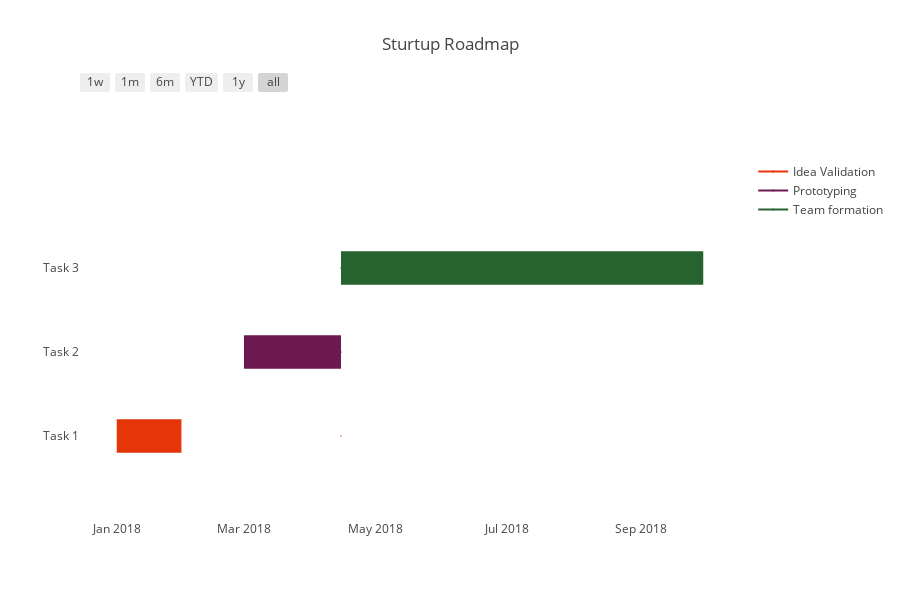

Write notebook code for a chart like this one.
### Markdown cell above
# Graph 5

### Code cell
from plotly.offline import plot, iplot
import plotly.figure_factory as ff

from plotly.offline import init_notebook_mode
init_notebook_mode(connected=True)


df = [dict(Task="Task 1", Start='2018-01-01', Finish='2018-01-31', Resource='Idea Validation'),
      dict(Task="Task 2", Start='2018-03-01', Finish='2018-04-15', Resource='Prototyping'),
      dict(Task="Task 3", Start='2018-04-15', Finish='2018-09-30', Resource='Team formation')]

colors =[ '#e53509', '#6d1951','#27632f']
              
              
fig = ff.create_gantt(df,title="Sturtup Roadmap", index_col='Resource',show_colorbar=True,colors=colors)
iplot(fig)

### Figure 1 — Plotly figure (JSON) as saved in the notebook; plotly's stock layout.template omitted (floating-point values rounded to 4 significant figures)
{"data": [{"marker": {"color": "white"}, "name": "", "x": ["2018-01-01", "2018-01-31"], "y": [0, 0]}, {"marker": {"color": "white"}, "name": "", "x": ["2018-03-01", "2018-04-15"], "y": [1, 1]}, {"marker": {"color": "white"}, "name": "", "x": ["2018-04-15", "2018-09-30"], "y": [2, 2]}, {"hoverinfo": "none", "marker": {"color": "rgb(229, 53, 9)", "size": 1}, "name": "Idea Validation", "showlegend": true, "x": ["2018-04-15", "2018-04-15"], "y": [0, 0]}, {"hoverinfo": "none", "marker": {"color": "rgb(109, 25, 81)", "size": 1}, "name": "Prototyping", "showlegend": true, "x": ["2018-04-15", "2018-04-15"], "y": [1, 1]}, {"hoverinfo": "none", "marker": {"color": "rgb(39, 99, 47)", "size": 1}, "name": "Team formation", "showlegend": true, "x": ["2018-04-15", "2018-04-15"], "y": [2, 2]}], "layout": {"height": 600, "hovermode": "closest", "shapes": [{"fillcolor": "rgb(229, 53, 9)", "line": {"width": 0}, "opacity": 1, "type": "rect", "x0": "2018-01-01", "x1": "2018-01-31", "xref": "x", "y0": -0.2, "y1": 0.2, "yref": "y"}, {"fillcolor": "rgb(109, 25, 81)", "line": {"width": 0}, "opacity": 1, "type": "rect", "x0": "2018-03-01", "x1": "2018-04-15", "xref": "x", "y0": 0.8, "y1": 1.2, "yref": "y"}, {"fillcolor": "rgb(39, 99, 47)", "line": {"width": 0}, "opacity": 1, "type": "rect", "x0": "2018-04-15", "x1": "2018-09-30", "xref": "x", "y0": 1.8, "y1": 2.2, "yref": "y"}], "showlegend": true, "title": "Sturtup Roadmap", "width": 900, "xaxis": {"rangeselector": {"buttons": [{"count": 7, "label": "1w", "step": "day", "stepmode": "backward"}, {"count": 1, "label": "1m", "step": "month", "stepmode": "backward"}, {"count": 6, "label": "6m", "step": "month", "stepmode": "backward"}, {"count": 1, "label": "YTD", "step": "year", "stepmode": "todate"}, {"count": 1, "label": "1y", "step": "year", "stepmode": "backward"}, {"step": "all"}]}, "showgrid": false, "type": "date", "zeroline": false}, "yaxis": {"autorange": false, "range": [-1, 4], "showgrid": false, "ticktext": ["Task 1", "Task 2", "Task 3"], "tickvals": [0, 1, 2], "zeroline": false}}}
